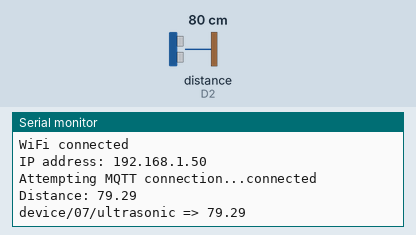
The sketch below on a simulated ESP8266 (NodeMCU). On the bench: the last lines printed to the serial monitor. Wiring (inferred from the names in the program): ultrasonic range finder: trigger D1; echo D2. Inputs (shaded band) come from the test bench; at power-on: distance to the obstacle (sensor on D2) 80 cm. The echo pulse lasts 58.3 µs per cm; WiFi joins after 1.5 s; servers stay silent unless stated; no MQTT or app messages arrive unless stated.

Above: at 2.7 s.
2.8 s: distance to the obstacle (sensor on D2) set to 2 cm
At 4.8 s:
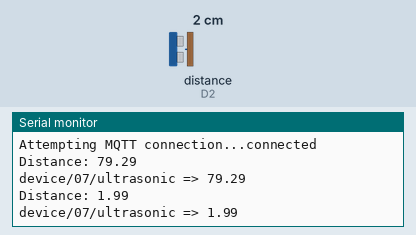
5.5 s: distance to the obstacle (sensor on D2) set to 4 cm
At 6.4 s:
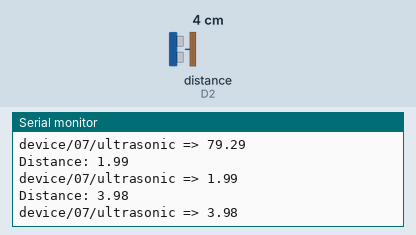
Timing chart, 0 to 8.5 s (numbered marks = the images above; inputs shaded):
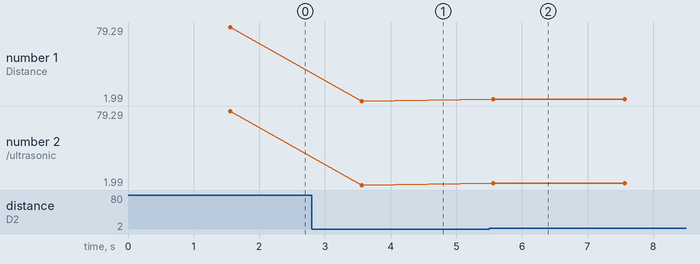

The sketch:

mqtt_esp8266.ino
```cpp
#include <ESP8266WiFi.h>
#include <PubSubClient.h>

// === wifi 설정 ===
const char *ssid = "5층";
const char *password = "48864886";

IPAddress broker(192,168,0,75);
const char *ID = "ESP8266_Ultrasonic";
const char *TOPIC = "device/07/ultrasonic";

#define TRIG_PIN D1
#define ECHO_PIN D2

WiFiClient wclient;
PubSubClient client(wclient);

void setup_wifi() {
  Serial.print("\nConnecting to ");
  Serial.println(ssid);

  WiFi.begin(ssid, password);

  while (WiFi.status() != WL_CONNECTED) {
    delay(500);
    Serial.print(".");
  }

  Serial.println("\nWiFi connected");
  Serial.print("IP address: ");
  Serial.println(WiFi.localIP());
}

void reconnect() {
  while (!client.connected()) {
    Serial.print("Attempting MQTT connection...");
    if (client.connect(ID)) {
      Serial.println("connected");
    } else {
      Serial.println(" failed, try again in 5 seconds");
      delay(5000);
    }
  }
}

void setup() {
  Serial.begin(115200);

  pinMode(TRIG_PIN, OUTPUT);
  pinMode(ECHO_PIN, INPUT);

  setup_wifi();
  client.setServer(broker, 1883);
}

void loop() {

  if (!client.connected()) {
    reconnect();
  }
  client.loop();

  digitalWrite(TRIG_PIN, LOW);
  delayMicroseconds(2);
  digitalWrite(TRIG_PIN, HIGH);
  delayMicroseconds(10);
  digitalWrite(TRIG_PIN, LOW);

  long duration = pulseIn(ECHO_PIN, HIGH);
  float distance = duration * 0.034 / 2;

  Serial.print("Distance: ");
  Serial.println(distance);

  char msg[10];
  dtostrf(distance, 4, 2, msg);

  client.publish(TOPIC, msg);
  Serial.println(String(TOPIC) + " => " + msg);

  delay(2000);
}
```

Measured:
- after the input at 2.8 s, the serial monitor: prints a new line after 0.76 s (image 1)
- after the input at 5.5 s, the serial monitor: prints a new line after 0.06 s (image 2)
- plotted number 1: 79.29 → 1.99 after the input at 2.8 s, 1.99 → 3.98 after the input at 5.5 s
- plotted number 2: 79.29 → 1.99 after the input at 2.8 s, 1.99 → 3.98 after the input at 5.5 s
